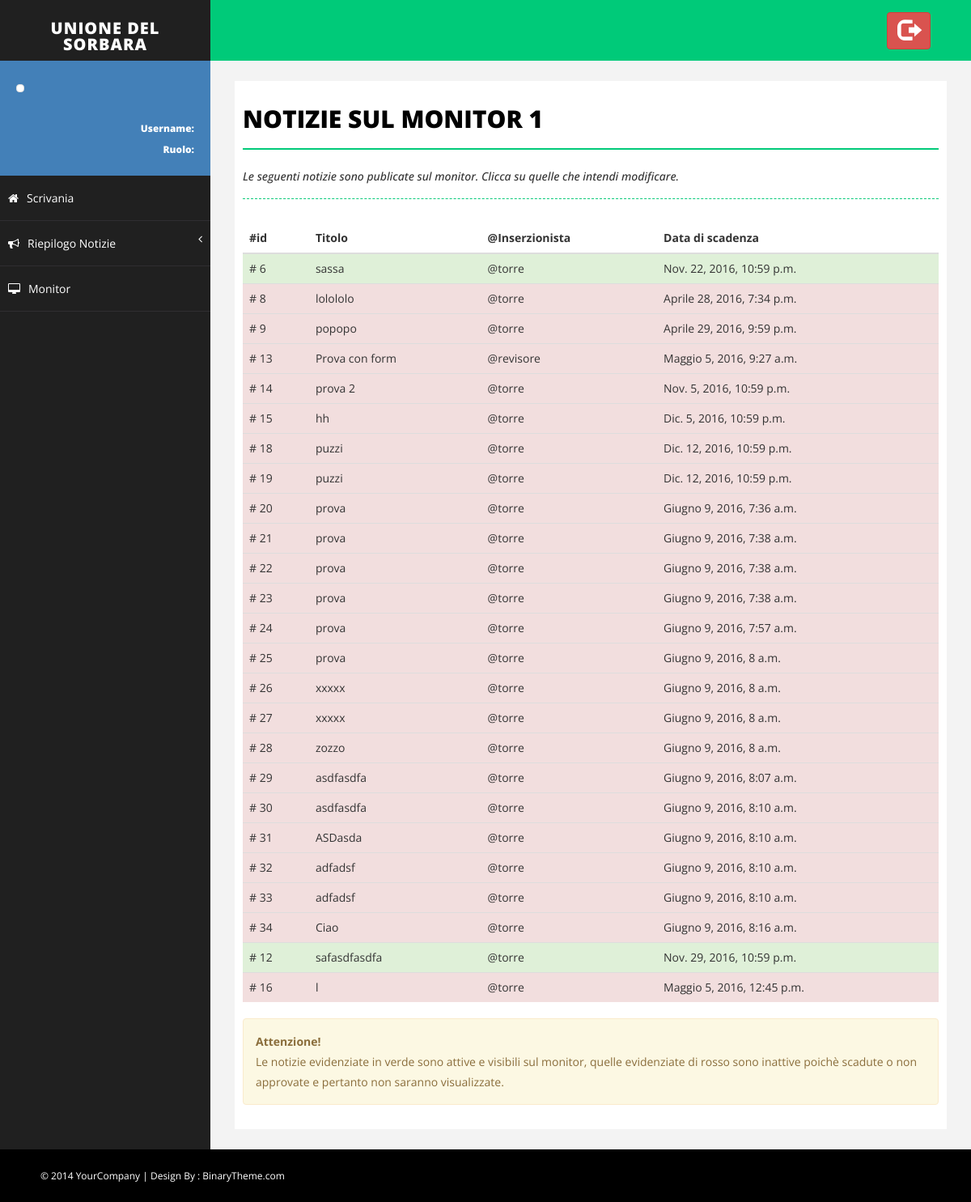
/visualizza/monitor/1, run on the app's committed database.
### Monitor/models.py (models this page shows, shortened)
class Notizia(models.Model):
    titolo = models.CharField(max_length=settings.MAX_LUN_TITOLO)
    descrizione = models.TextField(max_length=settings.MAX_LUN_DESCRIZIONE)
    immagine = models.ImageField(upload_to=get_nome_immagine_notizia, default=None, blank=True)
    approvata = models.BooleanField(default=False)
    inserzionista = models.ForeignKey(MyUser)
    data_inserimento = models.DateTimeField(default=timezone.now)
    data_scadenza = models.DateTimeField(default=timezone.now()+datetime.timedelta(days=15))
    def attiva(self):
        return self.approvata and (self.data_scadenza >= timezone.now())

class MyUser(AbstractUser):
    foto_profilo = models.ImageField(upload_to=get_nome_immagine_utente, default=settings.NO_PROFILO)
    notifiche = models.BooleanField(default=True)

### Monitor/views.py (the view)
# urls.py: url(r'^visualizza/monitor/(?P<monitor_id>[0-9]+)$', views.notizie_per_monitor, name='notizie_monitor'),
def notizie_per_monitor(request, monitor_id):
    monitor = get_object_or_404(Monitor, pk=monitor_id)
    notizie = [x.notizia for x in VisualizzataComune.objects.filter(comune=monitor.frazione_posizionamento.comune)]
    notizie += [x.notizia for x in VisualizzataFrazione.objects.filter(frazione=monitor.frazione_posizionamento)]
    notizie += [x.notizia for x in VisualizzataMonitor.objects.filter(monitor=monitor)]
    sorted(notizie, key=lambda notizia: notizia.data_scadenza)
    return render(request,'Monitor/notizie_per_monitor.html',{'monitor_id':monitor_id, 'notizie':notizie})

### Monitor/templatetags/Monitor_extras.py (called while the page is built)
@register.filter(name='has_group')
def has_group(user, group_name):
    group = Group.objects.get(name=group_name)
    return True if group in user.groups.all() else False

@register.filter(name='is_admin')
def is_admin(user):
    return user.is_superuser

### Monitor/templates/Monitor/notizie_per_monitor.html
{% extends 'Monitor/base.html' %}
{% load Monitor_extras %}
{% block body %}
    <div id="page-inner">
        <div class="row">
            <div class="col-md-12">
                <h1 class="page-head-line">Notizie sul monitor {{ monitor_id }}</h1>
                <h1 class="page-subhead-line">Le seguenti notizie sono publicate sul monitor.
                    Clicca su quelle che intendi modificare.</h1>
            </div>
        </div>
        {% if notizie|length == 0 %}
            <div class="panel">
                <div class="alert alert-danger" role="alert">
                    Nessuna notizia publicata!
                    Non ci sono notizie sul monitor selezionato.
                </div>
            </div>
        {% else %}
            <div class="table-responsive">
                <table class="table table-hover">
                    <thead>
                        <tr>
                            <th>#id</th>
                            <th>Titolo</th>
                            <th>@Inserzionista</th>
                            <th>Data di scadenza</th>
                        </tr>
                    </thead>
                    <tbody>
                        {% for notizia in notizie %}
                            {% if notizia.attiva %}
                                {% if request.user|has_group:"Inserzionista" %}
                                <tr onclick = "location.href='{% url 'Monitor:modifica_notizia' notizia.id %}'" class="success">
                                {% else %}
                                <tr onclick = "location.href='{% url 'Monitor:approva_notizia' notizia.id %}'" class="success">
                                {% endif %}
                            {% else %}
                                {% if request.user|has_group:"Inserzionista" %}
                                <tr onclick = "location.href='{% url 'Monitor:modifica_notizia' notizia.id %}'" class="danger">
                                {% else %}
                                <tr onclick = "location.href='{% url 'Monitor:approva_notizia' notizia.id %}'" class="danger">
                                {% endif %}
                            {% endif %}
                                <td># {{ notizia.id }}</td>
                                <td>{{ notizia.titolo }}</td>
                                <td>@{{ notizia.inserzionista }}</td>
                                <td>{{ notizia.data_scadenza }}</td>
                            </tr>
                        {% endfor %}
                    </tbody>
                </table>
                <div class="alert alert-warning">
                    <strong>Attenzione!</strong><br />
                    Le notizie evidenziate in verde sono attive e visibili sul monitor,
                    quelle evidenziate di rosso sono inattive poichè scadute o non approvate
                    e pertanto non saranno visualizzate.
                </div>
            </div>
        {% endif %}
    </div>
{% endblock %}

### Monitor/static/Monitor/css/basic.css (style rules this page uses)
body { font-family: 'Open Sans', sans-serif; line-height:25px; }
#page-inner { width: 100%; margin: 10px 20px 10px 0px; background-color: #fff!important; padding: 10px; min-height: 1200px; }
.page-head-line { font-size: 30px; text-transform: uppercase; color: #000; font-weight: 800; padding-bottom: 20px; border-bottom: 2px solid #00CA79; margin-bottom: 10px; }
.page-subhead-line { font-size: 14px; padding-top: 5px; padding-bottom: 20px; font-style:italic; margin-bottom:30px; border-bottom:1px dashed #00CA79; }

### data on the page
Notizia: id "6", titolo "sassa", inserzionista "torre", data_scadenza "Nov. 22, 2016, 10:59 p.m."
Notizia: id "8", titolo "lolololo", inserzionista "torre", data_scadenza "Aprile 28, 2016, 7:34 p.m."
Notizia: id "9", titolo "popopo", inserzionista "torre", data_scadenza "Aprile 29, 2016, 9:59 p.m."
Notizia: id "13", titolo "Prova con form", inserzionista "revisore", data_scadenza "Maggio 5, 2016, 9:27 a.m."
Notizia: id "14", titolo "prova 2", inserzionista "torre", data_scadenza "Nov. 5, 2016, 10:59 p.m."
Notizia: id "15", titolo "hh", inserzionista "torre", data_scadenza "Dic. 5, 2016, 10:59 p.m."
Notizia: id "18", titolo "puzzi", inserzionista "torre", data_scadenza "Dic. 12, 2016, 10:59 p.m."
Notizia: id "19", titolo "puzzi", inserzionista "torre", data_scadenza "Dic. 12, 2016, 10:59 p.m."
Notizia: id "20", titolo "prova", inserzionista "torre", data_scadenza "Giugno 9, 2016, 7:36 a.m."
Notizia: id "21", titolo "prova", inserzionista "torre", data_scadenza "Giugno 9, 2016, 7:38 a.m."
Notizia: id "22", titolo "prova", inserzionista "torre", data_scadenza "Giugno 9, 2016, 7:38 a.m."
Notizia: id "23", titolo "prova", inserzionista "torre", data_scadenza "Giugno 9, 2016, 7:38 a.m."
Notizia: id "24", titolo "prova", inserzionista "torre", data_scadenza "Giugno 9, 2016, 7:57 a.m."
Notizia: id "25", titolo "prova", inserzionista "torre", data_scadenza "Giugno 9, 2016, 8 a.m."
Notizia: id "26", titolo "xxxxx", inserzionista "torre", data_scadenza "Giugno 9, 2016, 8 a.m."
Notizia: id "27", titolo "xxxxx", inserzionista "torre", data_scadenza "Giugno 9, 2016, 8 a.m."
Notizia: id "28", titolo "zozzo", inserzionista "torre", data_scadenza "Giugno 9, 2016, 8 a.m."
Notizia: id "29", titolo "asdfasdfa", inserzionista "torre", data_scadenza "Giugno 9, 2016, 8:07 a.m."
Notizia: id "30", titolo "asdfasdfa", inserzionista "torre", data_scadenza "Giugno 9, 2016, 8:10 a.m."
Notizia: id "31", titolo "ASDasda", inserzionista "torre", data_scadenza "Giugno 9, 2016, 8:10 a.m."
Notizia: id "32", titolo "adfadsf", inserzionista "torre", data_scadenza "Giugno 9, 2016, 8:10 a.m."
Notizia: id "33", titolo "adfadsf", inserzionista "torre", data_scadenza "Giugno 9, 2016, 8:10 a.m."
Notizia: id "34", titolo "Ciao", inserzionista "torre", data_scadenza "Giugno 9, 2016, 8:16 a.m."
Notizia: id "12", titolo "safasdfasdfa", inserzionista "torre", data_scadenza "Nov. 29, 2016, 10:59 p.m."
Notizia: id "16", titolo "l", inserzionista "torre", data_scadenza "Maggio 5, 2016, 12:45 p.m."

### other printed values
{{ monitor_id }} "1"
